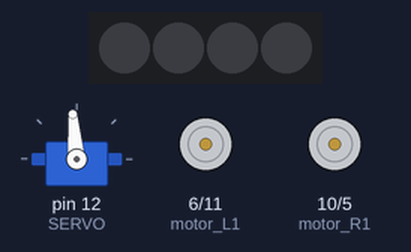
Recording of a sketch running on a simulated Arduino Nano, built with avr-gcc and run on an emulated ATmega328P. On the bench: 4 RGB LEDs in strip order, left to right, servo, motor-driver pin pairs drawn as motors (green arrow = first pin HIGH = forward, orange = second pin HIGH = backward, longer = more drive). Wiring (inferred from the names in the program): servo: signal pin 12. Servo pulses on a pin are drawn as a servo (544–2400 µs = 0–180°); what the sketch prints to the serial monitor is not drawn.

Above: at 0.05 s.
At 1.5 s:
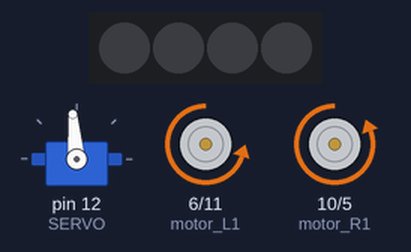
At 4.5 s:
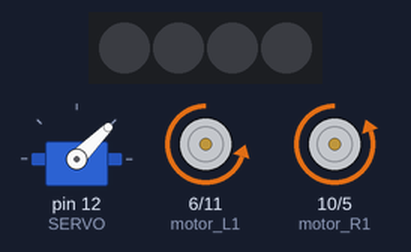
Timing chart, 0 to 5.9 s (numbered marks = the images above):
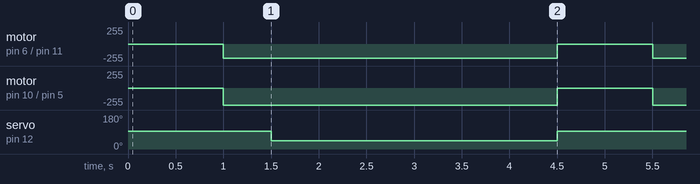

Measured:
- by itself, motor on pin 6 (motor_L1) / pin 11 (motor_L2): alternates backward 214/255 for 3.5 s and stopped for 1.0 s
- by itself, motor on pin 10 (motor_R1) / pin 5 (motor_R2): alternates backward 255/255 for 3.5 s and stopped for 1.0 s
- by itself, servo on pin 12 (SERVO): alternates 95° for 1.5 s and 45° for 3.0 s

The sketch:

grippercode.ino
```cpp
#include <Adafruit_NeoPixel.h>
#define DEBUG

#define NeoLED 13
#define NUM_PIXELS 4
#define DELAY_TIME 500

//servo
#define SERVO 12
#define GRIPPER_OPEN 1550
#define GRIPPER_CLOSE 1000


Adafruit_NeoPixel strip(NUM_PIXELS, NeoLED, NEO_GRB + NEO_KHZ800);

//motor pins
#define motor_L1 6
#define motor_L2 11
#define motor_R1 10
#define motor_R2 5

//buttons
const int buttonOn = 7;
const int buttonOff = 4;
int buttonState = 0;
int buttonState2 = 0;

//oogjes pins
#define echo 9
#define trig 3

float duration, distance;
#define MAX_DISTANCE 200  // Maximale meetafstand in cm
#define NUM_MEASUREMENTS 5 // Aantal metingen voor filtering
//motor sensor
#define motorsensor1 A4
#define motorsensor2 A5
int cws1 = 0, cws2 = 0;  // Telling voor wielsensoren
unsigned long previousMillis = 0;
const long interval = 1000;  // Interval van 1 seconde
const int fullspeedLinksVooruit = 214;
const int fullspeedLinksAchteruit = -241.5;
int lichtsensorWaarden[8];  // Array om waarden van 8 sensoren op te slaan
const int lichtsensorPins[8] = {A0, A1, A2, A3, A4, A5, A6, A7};  // Sensor pinnen


void setup() {

  // motor pins
  pinMode(motor_L1, OUTPUT);
  pinMode(motor_L2, OUTPUT);
  pinMode(motor_R1, OUTPUT);
  pinMode(motor_R2, OUTPUT);

  pinMode(motor_L1 ,HIGH);
  pinMode(motor_L2 ,HIGH);
  pinMode(motor_R1 ,HIGH);
  pinMode(motor_R2 ,HIGH);
  // buttonpins
  pinMode(buttonOn, INPUT);
  pinMode(buttonOff, INPUT);

  // supersoon sensor pins
  pinMode(trig, OUTPUT);
  pinMode(echo, INPUT);
  pinMode(motorsensor1, INPUT);
  pinMode(motorsensor2, INPUT);

  // lijnsensorpins
  for (int i=0; i < 8; i++)
  {
    pinMode(lichtsensorPins[i], INPUT);

  }


  //servo
  pinMode(SERVO, OUTPUT);
  digitalWrite(SERVO, LOW);
  Serial.begin(9600);

  // niti
  strip.begin();
  strip.show();
  stop();  // Ensure motors are stopped at startup
}

// Functie om de motoren vooruit te laten bewegen
void drive(int speedLeft, int speedRight) {
  if (speedLeft >= 0) {
    analogWrite(motor_L1, 0);
    analogWrite(motor_L2, speedLeft);
  } else {
    analogWrite(motor_L1, -speedLeft);  // Negatieve waarde om achteruit te draaien
    analogWrite(motor_L2, 0);
  }

  if (speedRight >= 0) {
    analogWrite(motor_R1, 0);
    analogWrite(motor_R2, speedRight);
  } else {
    analogWrite(motor_R1, -speedRight); // Negatieve waarde om achteruit te draaien
    analogWrite(motor_R2, 0);
  }
}

// Functie om de motoren te stoppen
void stop() {
  analogWrite(motor_L1, 0);
  analogWrite(motor_L2, 0);
  analogWrite(motor_R1, 0);
  analogWrite(motor_R2, 0);
}

// Functie om de afstand te meten met behulp van de ultrasonic sensor
void measureDistance() {
  digitalWrite(trig, LOW);
  delayMicroseconds(2);
  digitalWrite(trig, HIGH);
  delayMicroseconds(10);
  digitalWrite(trig, LOW);

  duration = pulseIn(echo, HIGH);
  distance = (duration * 0.0343) / 2;
  Serial.print("Distance: ");
  Serial.println(distance);
  delay(100);
}

// Functie om het aantal pulsen van motorsensoren te lezen
void readMotorSensors() {
  cws1 = pulseIn(motorsensor1, HIGH);  // Lees het aantal pulsen voor motorsensor 1
  cws2 = pulseIn(motorsensor2, HIGH);  // Lees het aantal pulsen voor motorsensor 2
}

int getPulseDifference() {
  unsigned long currentMillis = millis();

  if (currentMillis - previousMillis > interval) {
    previousMillis = currentMillis;  // Reset de tijd bij het interval
    readMotorSensors();  // Lees de pulsen van de motorsensoren

    // Bereken het verschil in pulsen
    int pulseDifference = cws1 - cws2;
    pulseDifference = (pulseDifference / 1200);

    // Toon het verschil in pulsen in de seriële monitor
    Serial.print("Pulse Difference: ");
    Serial.println(pulseDifference);
    return pulseDifference;

  }
}

void moveServo(int pulse) {
  static unsigned long timer;
  static int lastPulse;
  if (millis() > timer) {
    if (pulse > 0) {
      lastPulse = pulse;
    } else {
      pulse = lastPulse;
    }
    digitalWrite(SERVO, HIGH);
    delayMicroseconds(pulse);
    digitalWrite(SERVO, LOW);
    timer = millis() + 20; //20ms interval voor servo
  }
}

// void led1() {
//   static unsigned long timer;
//   static bool state;
//   if (millis() > timer) {
//     if (state) {
//       digitalWrite(LED_1, LOW);
//     } else {
//       digitalWrite(LED_1, HIGH);
//     }
//   }
//   state = !state;
//   timer = millis() + LED_1_INTERVAL;
// }


void readLightSensors() {
    for (int i = 0; i < 8; i++) {
        lichtsensorWaarden[i] = analogRead(lichtsensorPins[i]);  // Lees elke sensor
    }
}

void printLightSensorValues() {
    for (int i = 0; i < 8; i++) {
        Serial.print("Sensor ");
        Serial.print(i + 1);  // i+1 to show 1-based index
        Serial.print(": ");
        Serial.println(lichtsensorWaarden[i]);  // Print sensor value
    }
}


void loop() {

    if (buttonState == LOW) {
        unsigned long startTime = millis();  // Start time for the sequence

        while (millis() - startTime < 4500) {  // Run for 4500ms
            unsigned long elapsedTime = millis() - startTime;

            if (elapsedTime < 1000) {
                moveServo(GRIPPER_OPEN);
            } else if (elapsedTime < 1500) {
                drive(214, 255);  // Move forward a small distance
            } else if (elapsedTime < 2500) {
                moveServo(GRIPPER_CLOSE);
            } else if (elapsedTime < 4500) {
                drive(214, 255);  // Move forward for 2 seconds
            } else {
                break;  // Exit loop after 4500ms
            }
        }

        stop();  // Ensure the robot stops after the sequence ends

        #ifdef DEBUG
        Serial.println("Klaar");
        #endif
    }
}
```
